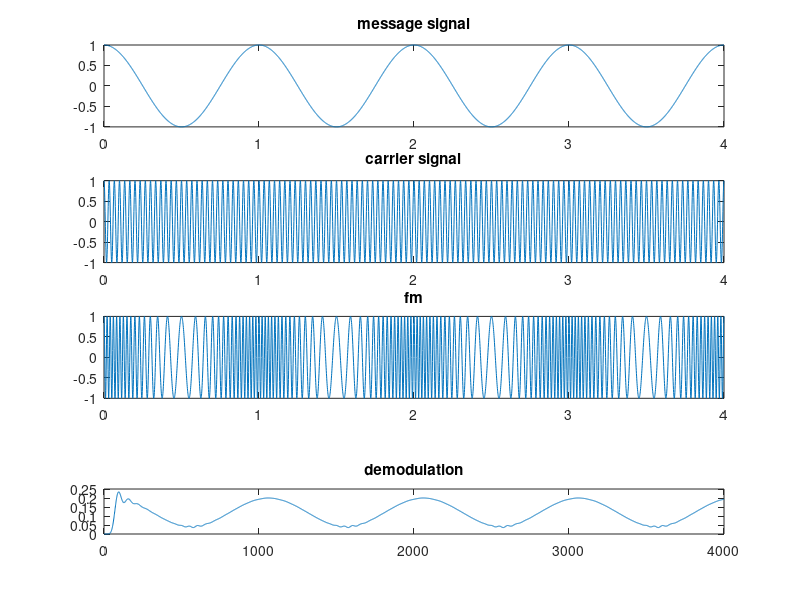

The MATLAB script that drew this image:
% Name - Surag P
% Roll No. - 181EC248

% Experimment Six

%Simulation of AM and FM schemes( modulation and demodulation in time
%domain and spectral domain)

%Pre-Lab

%1. Why is modulation an essential process of the communication system?
%Ans- Modulation allows us to transmit the message over long distances with minimum attenuation and hence is vital to communication systems.

%2. Explain Block diagram of Communication system?
%Ans- The transmitter system involves a Source encoder->channel encoder -> modulator
%This is then passed transmitted via medium and received at the receiver module
%The receiver system has a Detector -> Demodulator -> Channel Decoder -> Source Decoder

%3. Explain the need for modulation?
%Ans- Modulation allows us to reduce attenuation by sending the message signal using a high power carrier signal.

%4. Define Amplitude modulation?
%Ans- Amplitude modulation is a form of modulation where the message signal is encoded into the carrier signal by changing the amplitude levels of the carrier signal.

%5. How is the carrier different from the message?
%Ans- The message signal is the signal containing the information we intend to transmit.
%The carrier signal on the other hand is a high frequency signal which is used for the transmission of the message signal as it has lower attenuation in the medium.

%6_1_a
clc;
clear all;
close all;
t=[0:0.001:2];
f1=5;
m=sin(2*pi*f1*t);
subplot(5,2,[1,2]);
plot(t,m);
title('message');
f2=100;
c=sin(2*pi*f2*t);
subplot(5,2,[3,4]);
plot(t,c);
title('carrier');
m1=0.5;
s1=(1+(m1*m)).*c;
subplot(5,2,5);
plot(t,s1);
title('under modulation');
s5=s1.*c;
[b,a]=butter(5,0.1); s4=filter(b,a,s5);
subplot(5,2,6);
plot(t,s4);
title('demodulation 1' );
m2=1;
s2=(1+(m2*m)).*c;
subplot(5,2,7);
plot(t,s2);
title('100% modulation');
s6=s2.*c;
[b,a]=butter(5,0.1); s7=filter(b,a,s6);
subplot(5,2,8);
plot(t,s7);
title('demodulation 2' );
m3=1.5;
s3=(1+(m3*m)).*c;
subplot(5,2,9);
plot(t,s3);
title('over modulation');
s9=s3.*c;
[b,a]=butter(5,0.1); s10=filter(b,a,s9);
subplot(5,2,10);
plot(t,s10);
title('demodulation 3' );


%6_1_b
%DSB-SC MODULATION USING BALANCED MODULATOR 
clc;
clear all;
close all;
t=[0:0.001:1];
f1=3;
m=sin(2*pi*f1*t)+2*cos(2*pi*f1*t); 
subplot(4,2,[1,2]);
plot(t,m);
title('message');
f2=90;
c=sin(2*pi*f2*t);
subplot(4,2,[3,4]);
plot(t,c);
title('carrier');
s=m.*c;
subplot(4,2,[5,6]);
plot(t,s);
title('DSBSC');
s1=s.*c;
[b,a]=butter(5,6/90);
s2=filter(b,a,s1);
subplot(4,2,[7,8]);
plot(t,s2);
title('demodulation');

%6_1_c
%DSB-SC MODULATION USING RING MODULATOR clc;
clear all;
close all;
t=0:0.01:(4-0.01);
T=8;
f=1/T; a=2*sin(2*pi*f*t)-0.75*cos(4*pi*f*t); 
subplot(3,2,1);
axis([0 (4-0.01) -4.5 4.5]);
hold on;
plot(t,a);
xlabel('t-->');
ylabel('m(t)-->');
title('signal');
pulses=[ones(1,10) -ones(1,10)];
pul=repmat(pulses,1,20);
subplot(3,2,3);
axis([0 (4-0.01) -4.5 4.5]);
hold on;
plot(t,pul);
xlabel('t-->');
ylabel('p(t)-->');
title('pulses');
subplot(3,2,5);
a1=pul.*a;
axis([0 (4-0.01) -4.5 4.5]);
hold on;
plot(t,a1);
xlabel('t-->');
ylabel('g(t)=m(t)p(t)-->');
title('modulated signal');
%%%%%%%%%%%%%%%%FFT%%%%%%%%%
s1 = abs(fftshift((fft(a))));
subplot(3,2,2)
pt=20;
f=-199:200;
%f=-99:100;
%axis([0 (4-0.01) -4.5 4.5]);
%hold on;
%s1=s1(-99:100);
plot(f,s1);
xlabel('f-->');
ylabel('M(f)-->');
title('signal in F-domain'); s2=fftshift(abs(fft(pul))); subplot(3,2,4);
plot(f,s2);
xlabel('f-->');
ylabel('P(f)-->');
title('pulses in F-domain');
s3=fftshift(abs(fft(a1)));
subplot(3,2,6);
f=-199:200;
plot(f,s3);
xlabel('f-->');
ylabel('G(f)-->');
title('modulated in F-domain');

%FREQUENCY MODULATION AND DEODULATION 
clc;
clear all;
close all;
t=[0:0.001:4];
f1=1;
m=cos(2*pi*f1*t);
subplot(4,2,[1,2]);
plot(t,m);
title('message signal');
f2=30;
c=cos(2*pi*f2*t);
subplot(4,2,[3,4]);
plot(t,c);
title('carrier signal');
mf=20; s=cos((2*pi*f2*t)+(mf*sin(2*pi*f1*t)));
subplot(4,2,[5,6]);
plot(t,s);
title('fm');
x=diff(s);
y=abs(x);
[b,a]=butter(10,1/30); s1=filter(b,a,y);
subplot(6,2,[11,12]);
plot(s1);
title('demodulation');

%Post-Lab

%1. What are the distortions that are likely to be present in the demodulated output when a diode detector is used?
%Ans- The nonlinearity of the diode, the cut off voltages as well as its low sensitivity all can contribute to distortion of the demodulated signal. Another form of distortion that occurs is selective fading in certain frequency bands.

%2. Explain how negative peak clipping occurs in the demodulated signal when a diode detector is used?
%Ans- Due to the turn on voltage of the diode, the output signal is produced only after the input rises by a certain amount. This results in the clippin of the signal.

%3. Explain under modulation, 100% modulation, over modulation?
%Ans- When the modulation index is less than 1 , the signal is said to be under modulated. When it is exactly equal to 1, it is said to be 100% modulated. The original message signal can be extracted from such a signal fully without loss. When the modulation index is greater than 1, the signal is said to be over modulated.

%4. Explain High level modulation?
%Ans- When both the modulating and carrier signals are amplified before modulation and the resultant signal is of high power, it is called high level modulation.

%5. Write the formula to calculate practical modulation index?
%Ans- Modulation index = Frequency deviation / modulation frequency
